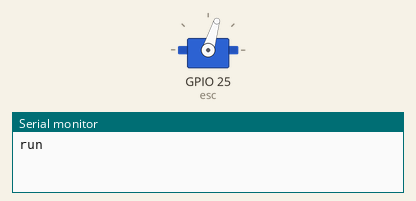
This sketch was run on a simulated ESP32. Shown: servo, the last lines printed to the serial monitor.

Above: at 0.55 s.
At 3.5 s:
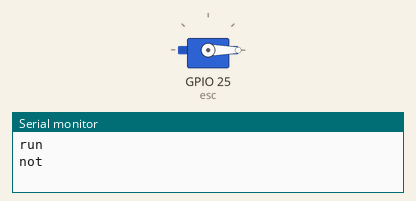
Timing chart, 0 to 7.4 s (numbered marks = the images above):
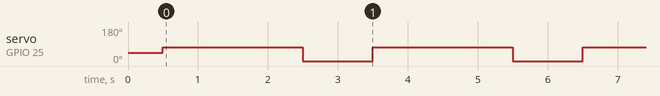

Measured:
- by itself, servo on GPIO 25 (esc): alternates 73° for 2.0 s and 0° for 1.0 s

The sketch:

drone.ino
```cpp
#include <ESP32Servo.h>

// Sensor & motor
Servo esc;

void setup() {
  Serial.begin(115200);

  // Initiera ESC
  esc.attach(25); // Din ESC signalpinne till GPIO 25
  esc.writeMicroseconds(1000); // Arm ESC
  delay(500); // Vänta på bekräftelse från ESC
}

void loop() {
  int baseThrottle = 1300; // Justera om motorn inte startar

  esc.writeMicroseconds(baseThrottle); // Styr motorn

  Serial.println("run");

  delay(2000);

  esc.writeMicroseconds(0); // Styr motorn

  Serial.println("not");

  delay(1000);
}
```

pid.cpp
```cpp

```
